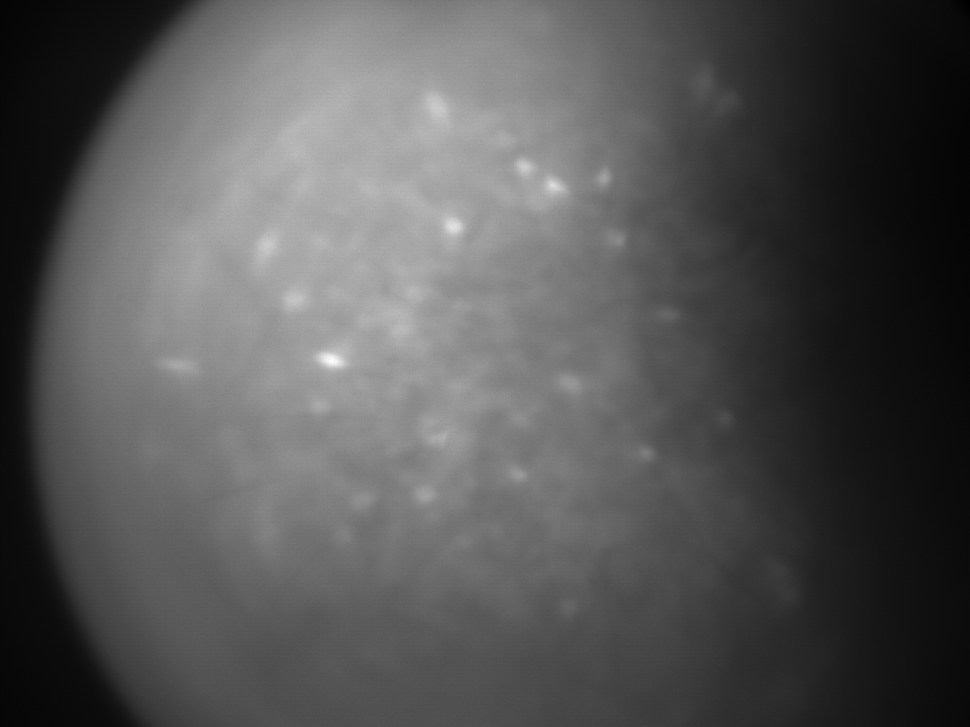
%> input picture General/Projection.tif, 970 x 727 px, shrunk from 1440 x 1080 before the run
$ octave --eval "result = SegmentFrame(imread('../General/Projection.tif'));"   (GNU Octave 9; MATLAB toolbox functions it lacks are replaced by stand-ins)
%> lines starting %> are read from the running program, lines starting %| are printed output that depends on the picture; in (x1, y1, x2, y2) boxes, pixels count from 0 and x2, y2 are one past the last pixel; in counts of white or black regions, pixels touching at a corner belong together; the program's own positions count from 1
function [bw,cc] = SegmentFrame(frame,toplot)
%UNTITLED Summary of this function goes here
%   Detailed explanation goes here

if (nargin < 2)
    toplot = 0;
end

bg = imopen(frame,strel('disk',15));
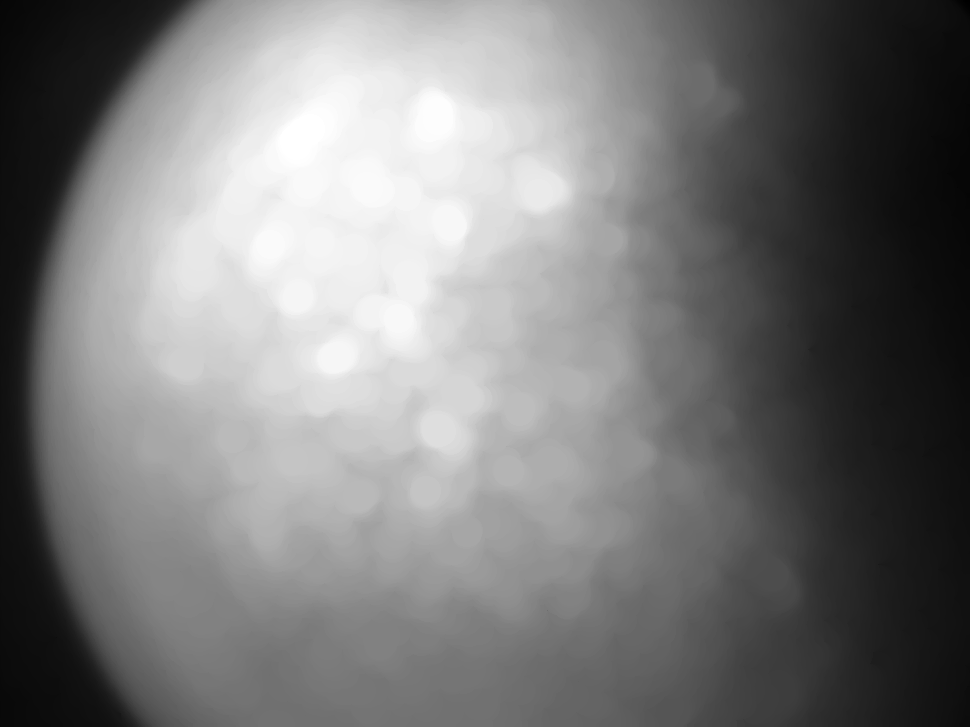
%> bg: size 727x970 uint16; min 240, max 1813, mean 998.4; drawn with min black and max white
frame = frame-bg;
frame = imadjust(frame);
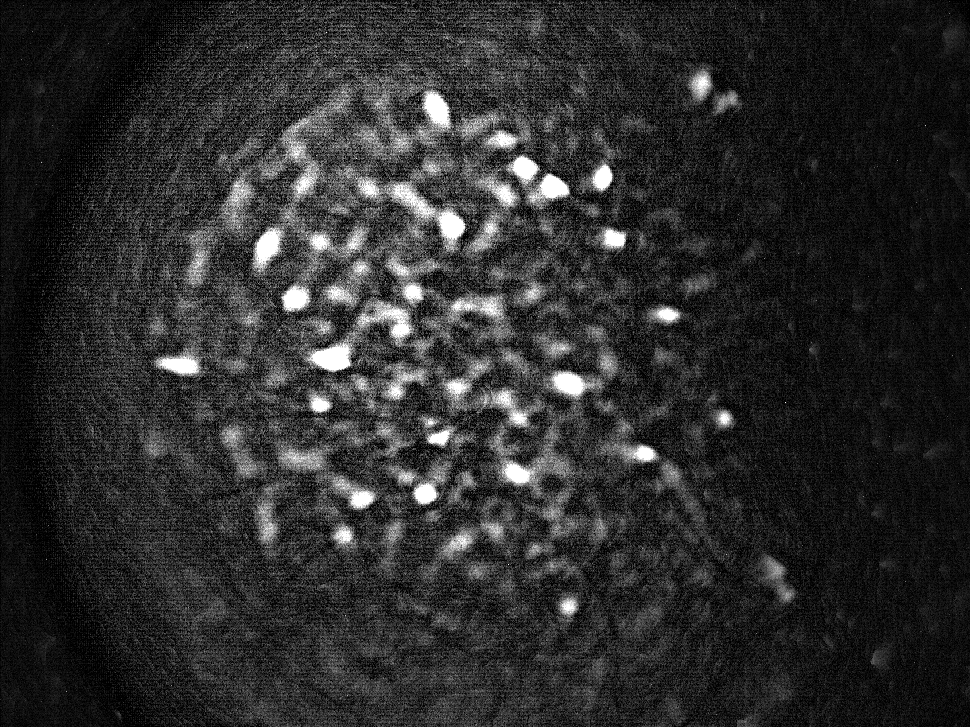
%> frame: size 727x970 uint16; min 0, max 65535, mean 11630.3; drawn with min black and max white
level = graythresh(frame);
%> level = 0.288
bw = im2bw(frame,level);
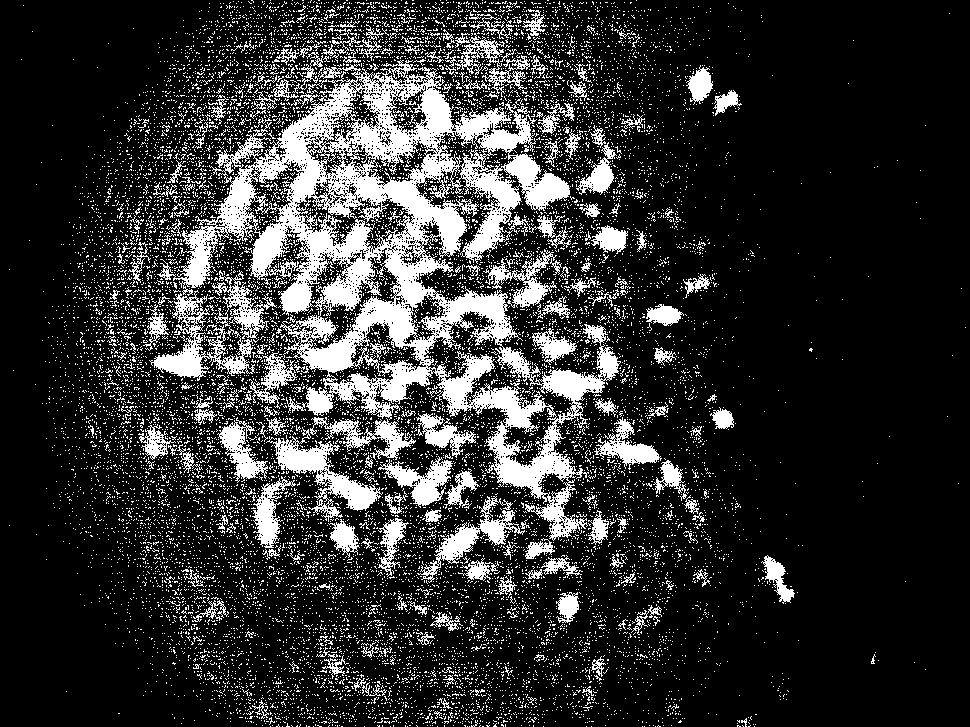
%> bw: size 727x970 logical; 18.9% white; 14397 white regions (14148 under 20 px), largest, box (x1, y1, x2, y2) and area: (157, 60, 621, 541) 58080, (149, 270, 277, 381) 4148, (266, 427, 383, 522) 2971
bw = bwareaopen(bw,100,8);
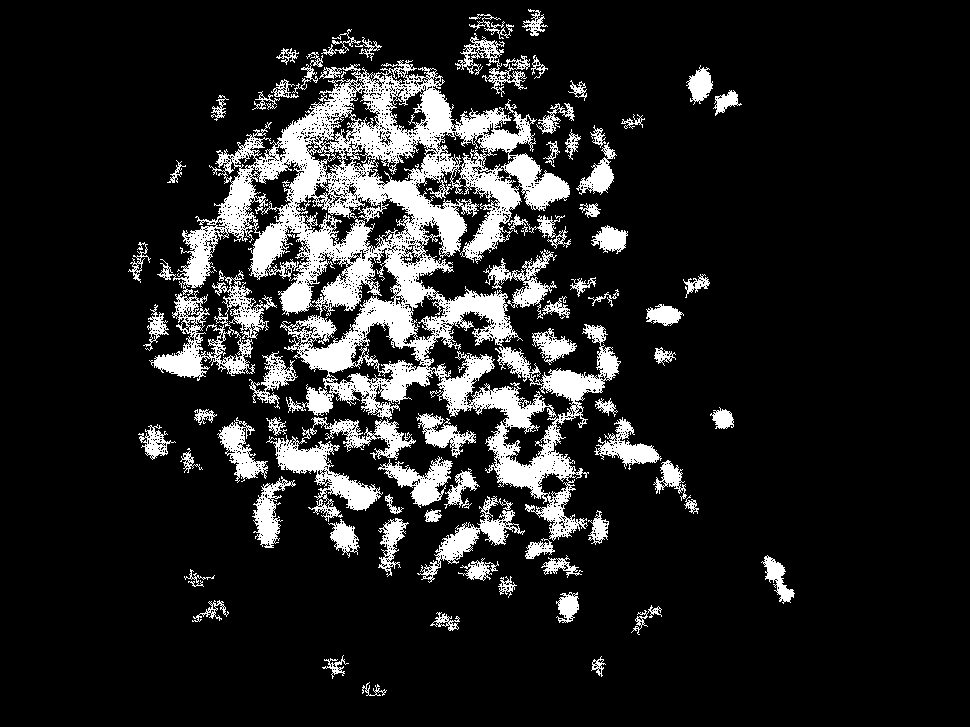
%> bw: size 727x970 logical; 13.5% white; 72 white regions, largest, box (x1, y1, x2, y2) and area: (157, 60, 621, 541) 58080, (149, 270, 277, 381) 4148, (266, 427, 383, 522) 2971

cc = bwconncomp(bw,8);
%> cc = 72 connected components
labeled = labelmatrix(cc);
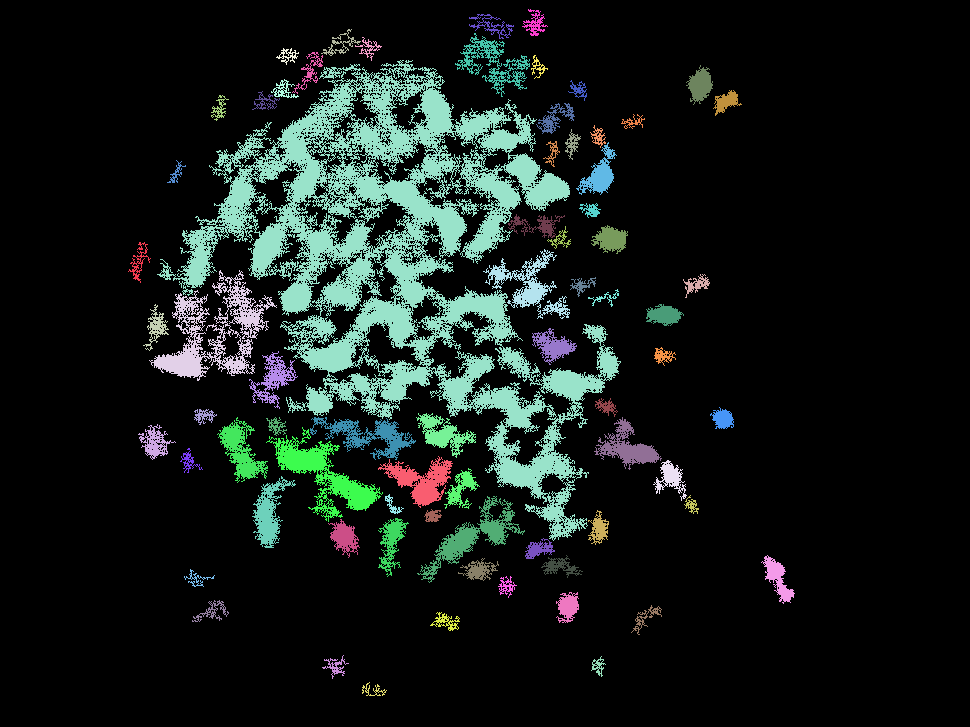
%> labeled: size 727x970 uint8; 73 distinct labels, from 0 to 72; one colour per label, 0 black
rgb_label = label2rgb(labeled,@spring,'c','shuffle');
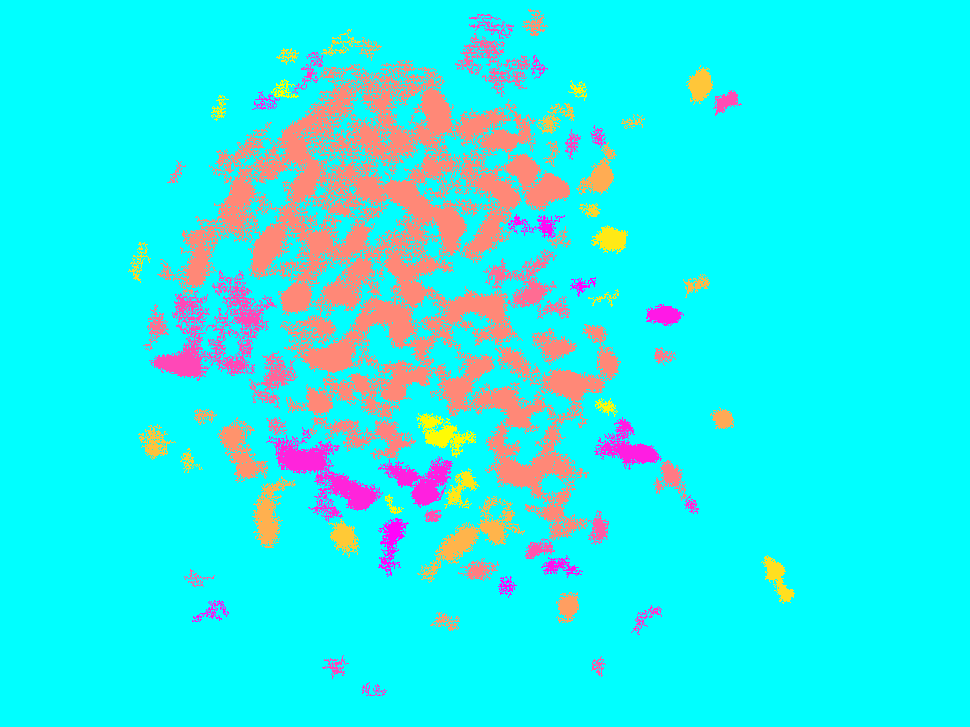
%> rgb_label: size 727x970x3 uint8; mean R, G, B 34.4, 237.9, 237.7

if (toplot)
    figure;imshow(rgb_label);
end
